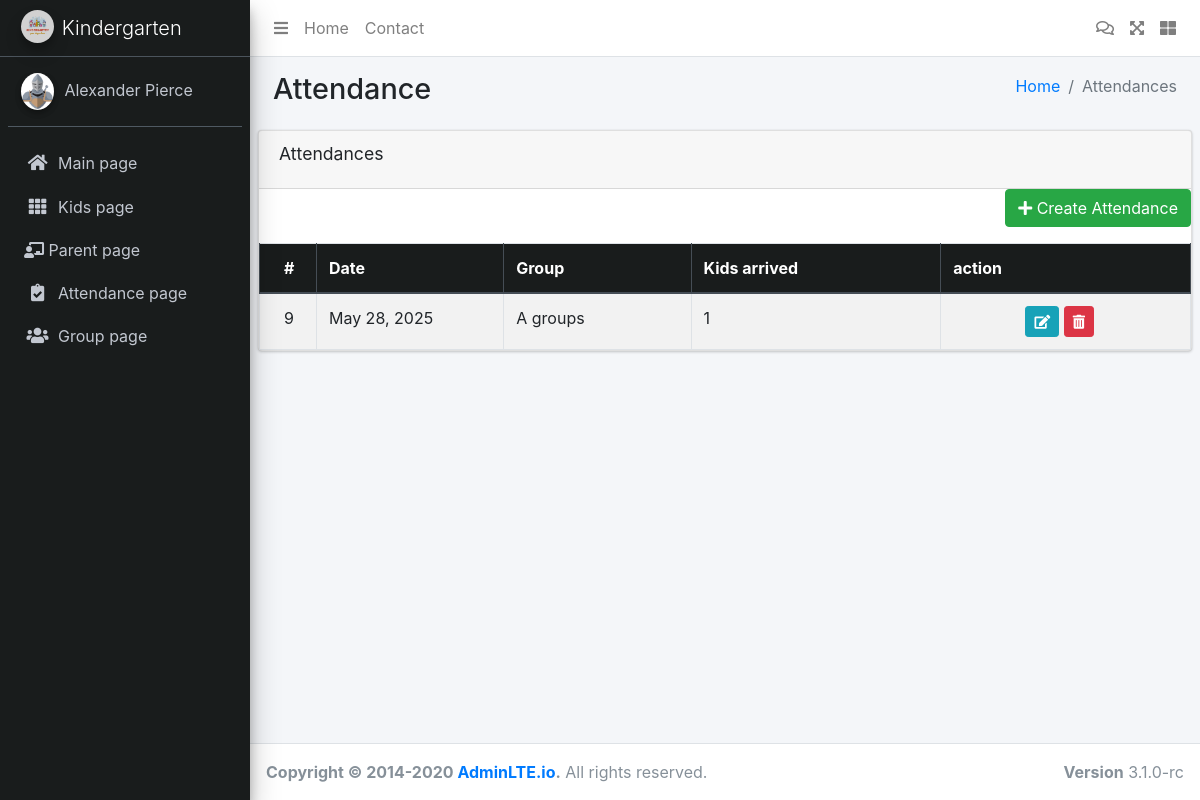
Page /attendance/ (signed in) on the committed database.
### attendance/models.py (models this page shows, shortened)
class Attendance(models.Model):
    date = models.DateField(auto_now=True)
    group = models.ForeignKey(Group, on_delete=models.CASCADE, related_name='attendances')
    kids_arrived = models.IntegerField()

### group/models.py (models this page shows, shortened)
class Group(models.Model):
    group_name = models.CharField(max_length=50)
    caretakers = models.ForeignKey(Caretaker, on_delete=models.CASCADE)
    room = models.DecimalField(max_digits=5, decimal_places=2)
    total_quantity = models.IntegerField(default=0)
    created_at = models.DateTimeField(auto_now=True)
    def __str__(self):
        return f"{self.group_name}"

### attendance/views.py (the view)
# urls.py: path('', attendance_page, name='attendance_page'),
@login_required(login_url='login')
def attendance_page(request):
    attendance = Attendance.objects.all()
    form = None
    create_form = AttendanceForm()
    if not can_access_caretaker and can_access_chief(request.user):
        return render(request, 'kids.html', )
    edit_ingredient_id = request.GET.get('edit_meal_id')
    if request.method == 'POST':
        if edit_ingredient_id:
            ingredient_to_edit = get_object_or_404(Attendance, id=edit_ingredient_id)
            form = AttendanceForm(request.POST, instance=ingredient_to_edit)
            if form.is_valid():
                form.save()
                return redirect('attendance_page')
        else:
            create_form = AttendanceForm(request.POST)
            print(create_form)
            print(create_form.is_valid())
            print(create_form.errors)
            if create_form.is_valid():
                create_form.save()
                return redirect('attendance_page')
    else:
        if edit_ingredient_id:
            try:
                ingredient_to_edit = Attendance.objects.get(id=edit_ingredient_id)
                form = AttendanceForm(instance=ingredient_to_edit)
            except Attendance.DoesNotExist:
                form = None
        else:
            form = None
    context = {
        'attendances': attendance,
        'form': form,
        'create_form': create_form,
        'edit_ingredient_id': edit_ingredient_id,
        'user_role': request.user.role,
    }
    return render(request, 'attendance.html', context)

### templates/attendance.html (shortened to what this page needs)
{% extends 'base.html'%}
{% load static %}
{% load widget_tweaks %}
{% block content %}
<div class="wrapper">
    <nav class="main-header navbar navbar-expand navbar-white navbar-light">
        <ul class="navbar-nav">
            <li class="nav-item">
                <a class="nav-link" data-widget="pushmenu" href="#" role="button"><i class="fas fa-bars"></i></a>
            </li>
            <li class="nav-item d-none d-sm-inline-block">
                <a href="../../index3.html" class="nav-link">Home</a>
            </li>
            <li class="nav-item d-none d-sm-inline-block">
                <a href="#" class="nav-link">Contact</a>
            </li>
        </ul>
        <ul class="navbar-nav ml-auto">
            <a class="nav-link" href="{% url 'check_inventory_and_alert' %}">
                <i class="far fa-comments"></i>
            </a>
            <li class="nav-item">
                <a class="nav-link" data-widget="fullscreen" href="#" role="button">
                    <i class="fas fa-expand-arrows-alt"></i>
                </a>
            </li>
            <li class="nav-item">
                <a class="nav-link" data-widget="control-sidebar" data-slide="true" href="#" role="button">
                    <i class="fas fa-th-large"></i>
                </a>
            </li>
        </ul>
    </nav>
    <aside class="main-sidebar sidebar-dark-primary elevation-4" style="background: #191c1c">
        <a href="../../index3.html" class="brand-link">
            <img src="{% static 'img/logo-template-for-children-s-business-kindergarten-school-training-vector.jpg' %}"
                 alt="AdminLTE Logo"
                 class="brand-image img-circle elevation-3" style="opacity: .8">
            <span class="brand-text font-weight-light">Kindergarten</span>
        </a>
        <div class="sidebar">
            <div class="user-panel mt-3 pb-3 mb-3 d-flex">
                <div class="image">
                    <img src="{% static 'img/medieval-knight-armor_1308-174955.avif' %}" class="img-circle elevation-2"
                         alt="User Image">
                </div>
                <div class="info">
                    <a href="#" class="d-block">Alexander Pierce</a>
                </div>
            </div>
            <nav class="mt-2">
                <ul class="nav nav-pills nav-sidebar flex-column" data-widget="treeview" role="menu"
                    data-accordion="false">
                    <li class="nav-item">
                        <a href="{% url 'index' %}" class="nav-link">
                            <i class="nav-icon fas fa-home"></i>
                            <p>
                                Main page
                            </p>
                        </a>
                    </li>
                    {% if user_role == 'caretaker' or user_role == 'admin' %}
                    <li class="nav-item">
                        <a href="{% url 'kids_page' %}" class="nav-link">
                            <i class="nav-icon fas fa-th"></i>
                            <p>
                                Kids page
                            </p>
                        </a>
                    </li>
                    <li class="nav-item">
                        <a href="{% url 'parent_page' %}" class="nav-link">
                            <i class="fas fa-chalkboard-teacher"></i>
                            <p>
                                Parent page
                            </p>
                        </a>
                    </li>
                    <li class="nav-item">
                        <a href="{% url 'attendance_page' %}" class="nav-link">
                            <i class="nav-icon fas 	fa-clipboard-check"></i>
                            <p>
                                Attendance page
                            </p>
                        </a>
                    </li>
                    <li class="nav-item">
                        <a href="{% url 'group_data_page' %}" class="nav-link">
                            <i class="nav-icon fas fa-users"></i>
                            <p>
                                Group page
                            </p>
                        </a>
                    </li>
                    {% endif %}
                </ul>
            </nav>
        </div>
    </aside>
    <div class="content-wrapper">
        <section class="content-header">
            <div class="container-fluid">
                <div class="row mb-2">
                    <div class="col-sm-6">
                        <h1>Attendance</h1>
                    </div>
                    <div class="col-sm-6">
                        <ol class="breadcrumb float-sm-right">
                            <li class="breadcrumb-item"><a href="#">Home</a></li>
                            <li class="breadcrumb-item active">Attendances</li>
                        </ol>
                    </div>
                </div>
            </div>
        </section>
        <section class="content">
            <div class="card">
                <div class="card-header">
                    <h3 class="card-title">Attendances</h3>
                </div>
                <div class="card-body p-0">
                    <div class="mb-3 d-flex justify-content-end">
                        <button class="btn btn-success" data-toggle="modal" data-target="#createMealModal">
                            <i class="fas fa-plus"></i> Create Attendance
                        </button>
                    </div>
                    <table class="table table-bordered table-striped">
                        <thead class="thead-dark">
                        <tr>
                            <th style="width: 3%; background: #191c1c">#</th>
                            <th style="width: 15%;background: #191c1c">Date</th>
                            <th style="width: 15%; background: #191c1c">Group</th>
                            <th style="width: 20%; background: #191c1c">Kids arrived</th>
                            <th style="width: 20%; background: #191c1c">action</th>
                        </tr>
                        </thead>
                        <tbody>
                        {% for attendance in attendances %}
                        <tr>
                            <td>{{ attendance.id }}</td>
                            <td>{{ attendance.date }}</td>
                            <td>{{ attendance.group }}</td>
                            <td>{{ attendance.kids_arrived }}</td>
                            <td class="text-center">
                                <a href="?edit_meal_id={{ attendance.id }}" class="btn btn-sm btn-info">
                                    <i class="fas fa-edit"></i>
                                </a>
                                <a href="#" class="btn btn-sm btn-danger" data-toggle="modal" data-target="#deleteModal"
                                   data-id="{{ attendance.id }}" data-name="{{ attendance.group }}">
                                    <i class="fas fa-trash-alt"></i>
                                </a>
                            </td>
                        </tr>
                        {% endfor %}
                        </tbody>
                    </table>
                </div>
            </div>
        </section>
    </div>
    <footer class="main-footer">
        <div class="float-right d-none d-sm-block">
            <b>Version</b> 3.1.0-rc
        </div>
        <strong>Copyright &copy; 2014-2020 <a href="https://adminlte.io">AdminLTE.io</a>.</strong> All rights reserved.
    </footer>
</div>
{% endblock content%}

### rows in the picture
Attendance: id "9", date "May 28, 2025", group "A groups", kids_arrived "1"
